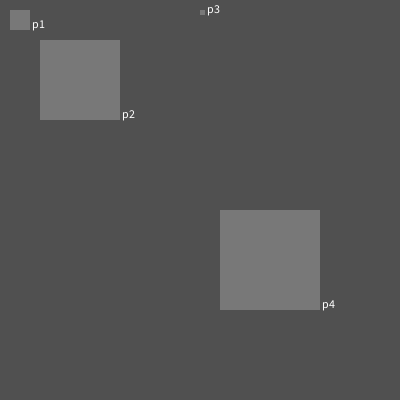
Frame 1 (no input)
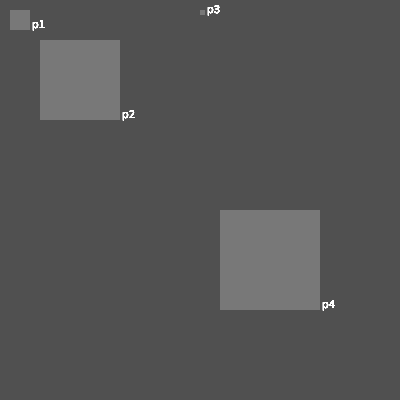
Frame 60 (the mouse pressed at the canvas centre just before this capture)
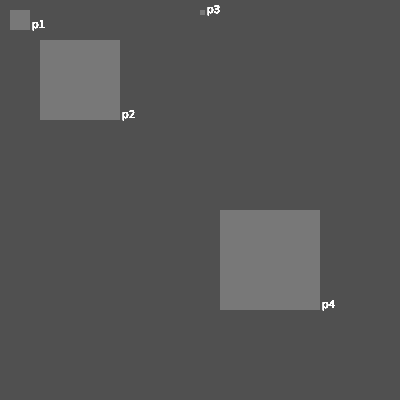
Frame 120 (the mouse held since frame 60 and released just before this capture)

The Processing sketch that drew these frames (run headless with seeded random() and noise(); from frame 60 on, the mouse is pressed at the canvas centre):

// Processing sketch: pulsador
// ── pulsador.pde
Pulsador p1, p2, p3, p4;

void setup() {
  size(400, 400);
  frameRate(60);
  smooth(); 

  background(80);

  p1 = new Pulsador(10, 10, 20, 20, "p1");
  p2 = new Pulsador(40, 40, 80, 80, "p2");
  p3 = new Pulsador(200, 10, 5, 5, "p3");
  p4 = new Pulsador(220, 210, 100, 100, "p4");
}

void draw() {
  p1.act();
  p2.act();
  p3.act();
  p4.act();
}

class Pulsador {
  float x, y, width, height;
  boolean val;
  String name;

  Pulsador(float nx, float ny, float nw, float nh, String n) {
    x = nx;
    y = ny;
    width = nw;
    height = nh;
    val = false;
    name = n;
  }

  void act() {
    if (mousePressed) {
      if ( mouseX >= x  && mouseX <= x + width ) {
        if ( mouseY >= y  && mouseY <= y + height ) {
          val = true;
        }
      }
    }else{
      val = false;
    }
    draw();
  }

  void draw() {
    noStroke();
    if (val) {
      fill(150);
    }
    else {
      fill(120);
    }
    rect(x, y, width, height);
    fill(255);
    text(name, x+width+2, y+height-2);
  }
}
